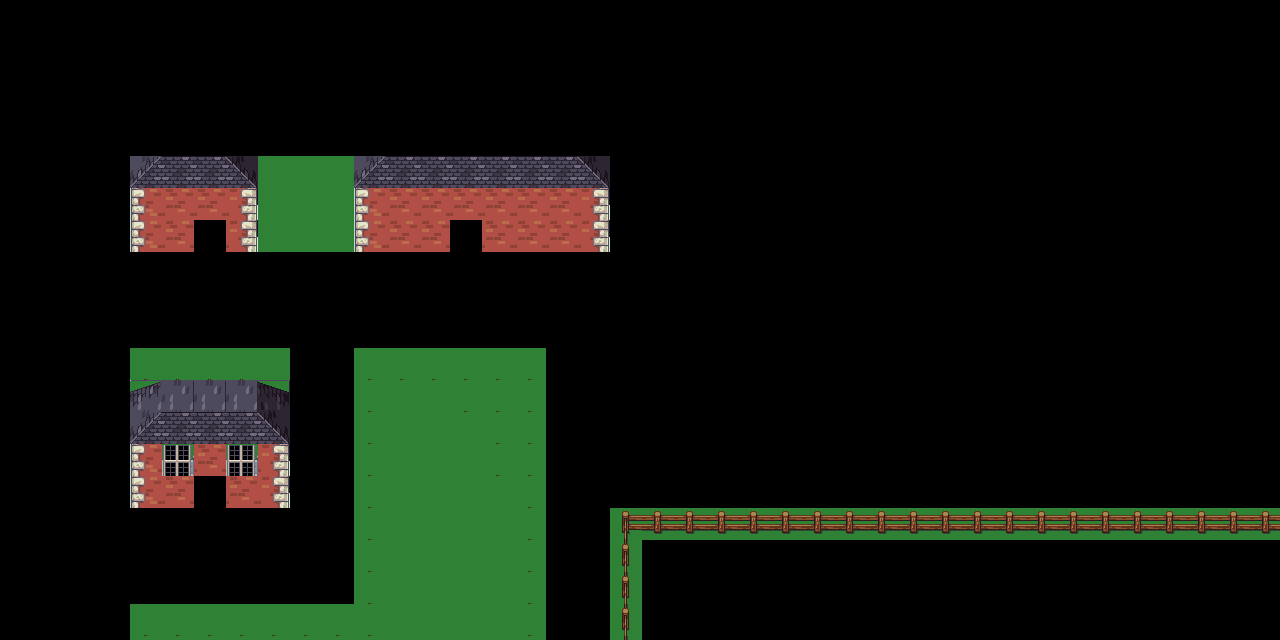

A level layout from a 2D game, rendered from its tile map. Below: a short description, then the map file with its tile-grid data intact:
An orthogonal 40x20 tile map with 32x32 px tiles, 1 tile layer (BlockColliders), 1 hidden layer not drawn.

<map version="1.0" tiledversion="2018.03.21" orientation="orthogonal" renderorder="right-down" width="40" height="20" tilewidth="32" tileheight="32" infinite="0" nextobjectid="1">
 <tileset firstgid="1" name="tileset_preview" tilewidth="32" tileheight="32" tilecount="432" columns="24">
  <image source="tileset_preview.png" width="768" height="576" />
 </tileset>
 <layer name="BlockColliders" width="40" height="20" offsetx="130" offsety="156">
  <data encoding="csv">
398,399,399,400,338,338,338,398,399,399,399,399,399,399,400,0,0,0,0,0,0,0,0,0,0,0,0,0,0,0,0,0,0,0,0,0,0,0,0,0,
302,303,303,304,338,338,338,302,303,303,303,303,303,303,304,0,0,0,0,0,0,0,0,0,0,0,0,0,0,0,0,0,0,0,0,0,0,0,0,0,
302,303,0,304,338,338,338,302,303,303,0,303,303,303,304,0,0,0,0,0,0,0,0,0,0,0,0,0,0,0,0,0,0,0,0,0,0,0,0,0,
0,0,0,0,0,0,0,0,0,0,0,0,0,0,0,0,0,0,0,0,0,0,0,0,0,0,0,0,0,0,0,0,0,0,0,0,0,0,0,0,
0,0,0,0,0,0,0,0,0,0,0,0,0,0,0,0,0,0,0,0,0,0,0,0,0,0,0,0,0,0,0,0,0,0,0,0,0,0,0,0,
0,0,0,0,0,0,0,0,0,0,0,0,0,0,0,0,0,0,0,0,0,0,0,0,0,0,0,0,0,0,0,0,0,0,0,0,0,0,0,0,
15,15,15,15,325,0,0,15,15,15,15,15,15,0,0,0,0,0,0,0,0,0,0,0,0,0,0,0,0,0,0,0,0,0,0,0,0,0,0,0,
350,374,374,374,352,0,0,15,338,338,15,15,15,0,0,0,0,0,0,0,0,0,0,0,0,0,0,0,0,0,0,0,0,0,0,0,0,0,0,0,
398,399,399,399,400,0,0,15,338,338,338,15,15,0,0,0,0,0,0,0,0,0,0,0,0,0,0,0,0,0,0,0,0,0,0,0,0,0,0,0,
302,285,303,285,304,0,0,15,338,338,338,15,15,0,0,0,0,0,0,0,0,0,0,0,0,0,0,0,0,0,0,0,0,0,0,0,0,0,0,0,
302,303,0,303,304,0,0,15,338,338,338,338,15,0,0,0,0,0,0,0,0,0,0,0,0,0,0,0,0,0,0,0,0,0,0,0,0,0,0,0,
0,0,0,0,0,0,0,15,338,338,338,338,15,0,0,61,64,64,64,64,64,64,64,64,64,64,64,64,64,64,64,64,64,64,64,64,64,64,64,65,
0,0,0,0,0,0,0,15,338,338,338,338,15,0,0,41,0,0,0,0,0,0,0,0,0,0,0,0,0,0,0,0,0,0,0,0,0,0,0,41,
0,0,0,0,0,0,0,15,338,338,338,338,15,0,0,41,0,0,0,0,0,0,0,0,0,0,0,0,0,0,0,0,0,0,0,0,0,0,0,41,
15,15,15,15,15,15,15,15,338,338,338,338,15,0,0,41,0,0,0,0,0,0,0,0,0,0,0,0,0,0,0,0,0,0,0,0,0,0,0,41,
338,338,338,338,338,338,338,338,338,338,338,338,15,0,0,41,0,0,0,0,0,0,0,0,0,0,0,0,0,0,0,0,0,0,0,0,0,0,0,41,
338,338,338,338,338,338,338,338,338,338,338,338,15,0,0,41,0,0,0,0,0,0,0,0,0,0,0,0,0,0,0,0,0,0,0,0,0,0,0,41,
338,338,338,338,338,338,338,338,338,338,338,338,15,0,0,41,0,0,0,0,0,0,0,0,0,0,0,0,0,0,0,0,0,0,0,0,0,0,0,41,
338,338,338,338,338,338,338,338,338,338,338,338,15,0,0,41,0,0,0,0,0,0,0,0,0,0,0,0,0,0,0,0,0,0,0,0,0,0,0,41,
338,338,338,338,338,338,338,338,338,338,338,338,15,0,0,40,64,64,64,64,64,64,64,64,64,64,64,64,64,64,64,64,64,64,64,64,64,64,64,39
</data>
 </layer>
 <layer name="Background" width="40" height="20" visible="0" offsetx="130" offsety="156">
  <data encoding="csv">
398,399,399,400,225,225,225,398,399,399,399,399,399,399,400,242,244,244,244,244,244,244,244,244,244,244,244,244,244,244,244,244,244,244,244,244,244,244,244,253,
302,303,303,304,225,225,225,302,303,303,303,303,303,303,304,339,317,317,317,317,317,317,317,317,317,317,317,317,317,317,317,317,317,317,317,317,317,317,317,371,
302,303,281,304,225,225,225,302,303,303,281,303,303,303,304,339,317,317,317,317,317,317,317,317,317,317,317,317,317,317,317,317,317,317,317,317,317,317,317,371,
326,327,305,328,225,225,225,326,327,327,305,327,327,327,328,339,317,317,317,317,317,317,317,317,317,317,317,317,317,317,317,317,317,317,317,317,317,317,317,371,
37,37,37,37,37,37,37,37,37,37,37,37,37,37,37,339,317,317,317,317,317,317,317,317,317,317,317,317,317,317,317,317,317,317,317,317,317,317,317,371,
37,37,37,37,37,37,37,37,37,37,37,37,37,37,37,339,317,317,317,317,317,317,317,317,317,317,317,317,317,317,317,317,317,317,317,317,317,317,317,371,
225,225,225,225,225,37,37,225,225,225,225,225,225,37,37,339,317,317,317,317,317,317,317,317,317,317,317,317,317,317,317,317,317,317,317,317,317,317,317,371,
350,374,374,374,352,37,37,225,225,225,225,225,225,37,37,339,317,317,317,317,317,317,317,317,317,317,317,317,317,317,317,317,317,317,317,317,317,317,317,371,
398,399,399,399,400,37,37,225,225,225,225,225,225,37,37,339,317,317,317,317,317,317,317,317,317,317,317,317,317,317,317,317,317,317,317,317,317,317,317,371,
302,285,303,285,304,37,37,225,225,225,225,225,225,37,37,339,317,317,317,317,317,317,317,317,317,317,317,317,317,317,317,317,317,317,317,317,317,317,317,371,
302,303,281,303,304,37,37,225,225,225,225,225,225,37,37,317,317,317,317,317,317,317,317,317,317,317,317,317,317,317,317,317,317,317,317,317,317,317,317,301,
326,327,305,327,328,37,37,225,225,225,225,225,225,37,37,61,64,64,64,64,64,64,64,64,64,64,64,64,64,64,64,64,64,64,64,64,64,64,64,65,
37,37,37,37,37,37,37,225,225,225,225,225,225,37,37,41,317,317,317,317,317,317,317,317,317,317,317,317,317,317,317,317,317,317,317,317,317,317,317,41,
37,37,37,37,37,37,37,225,225,225,225,225,225,37,37,41,317,317,317,317,317,317,317,317,317,317,317,317,317,317,317,317,317,317,317,317,317,317,317,41,
225,225,225,225,225,225,225,225,225,225,225,225,225,37,37,41,317,317,317,317,317,317,317,317,317,317,317,317,317,317,317,317,317,317,317,317,317,317,317,41,
225,225,225,225,225,225,225,225,225,225,225,225,225,37,37,41,317,317,317,317,317,317,317,317,317,317,317,317,317,317,317,317,317,317,317,317,317,317,317,41,
225,225,225,225,225,225,225,225,225,225,225,225,225,37,37,41,317,317,317,317,317,317,317,317,317,317,317,317,317,317,317,317,317,317,317,317,317,317,317,41,
225,225,225,225,225,225,225,225,225,225,225,225,225,37,37,41,317,317,317,317,317,317,317,317,317,317,317,317,317,317,317,317,317,317,317,317,317,317,317,41,
225,225,225,225,225,225,225,225,225,225,225,225,225,37,37,41,317,317,317,317,317,317,317,317,317,317,317,317,317,317,317,317,317,317,317,317,317,317,317,41,
225,225,225,225,225,225,225,225,225,225,225,225,225,37,37,40,64,64,64,64,64,64,64,64,64,64,64,64,64,64,64,64,64,64,64,64,64,64,64,39
</data>
 </layer>
</map>
